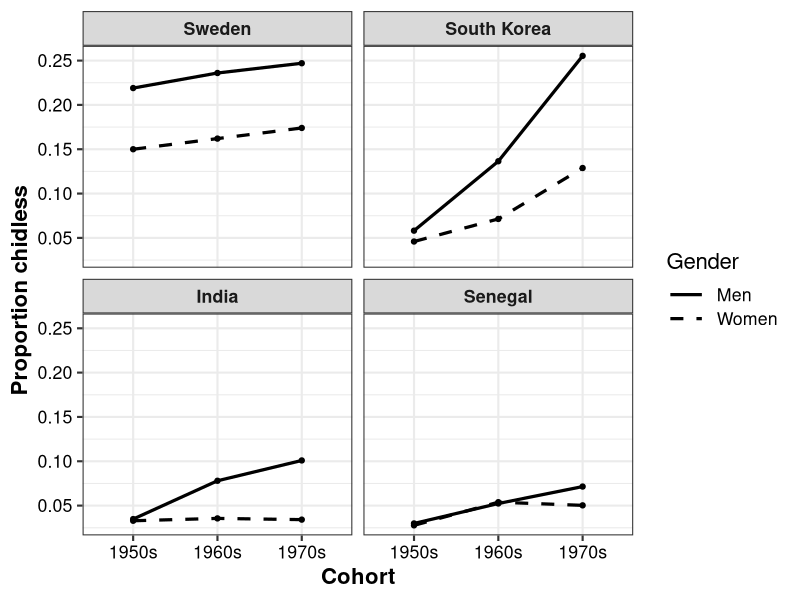

Generate this figure with R:
### Childlessness country comparison ###########################################

library(tidyverse)
plotheight <- 9
plotwidth <- 9


### Data #######################################################################

# Sweden
Sweden <- data.frame(Country=rep("Sweden",6),
                     Cohort=c("1950s","1960s","1970s",
                              "1950s","1960s","1970s"),
                     Gender=c(rep("Men",3),rep("Women",3)),
                     Childless=c(0.219,0.236,0.247,
                                 0.150,0.162,0.174))  

SwedenCohort <- c("1950s","1960s","1970-78")

# Korea
Korea <- data.frame(Country=rep("South Korea",6),
                    Cohort=c("1950s","1960s","1970s",
                             "1950s","1960s","1970s"),
                    Gender=c(rep("Men",3),rep("Women",3)),
                    Childless=c(0.05814,0.13644,0.25531,
                                0.04591,0.07137,0.12881))  

KoreaCohort <- c("1950s","1960s","1970-77")

# Senegal
Senegal <- data.frame(Country=rep("Senegal",6),
                      Cohort=c("1950s","1960s","1970s",
                               "1950s","1960s","1970s"),
                      Gender=c(rep("Men",3),rep("Women",3)),
                      Childless=c(0.0298699,0.0523904,0.0714854,
                                  0.0277347,0.0538553,0.0502836))

# India 
India <- data.frame(Country=rep("India",6),
                      Cohort=c("1950s","1960s","1970s",
                               "1950s","1960s","1970s"),
                      Gender=c(rep("Men",3),rep("Women",3)),
                      Childless=c(0.0347961,0.0780119,0.1009352,
                                  0.0329084,0.0355627,0.0341814))

# Combination
Childless <- rbind(Sweden,Korea,Senegal,India)

# Factor
Childless$Country <- factor(Childless$Country,
                            levels=c("Sweden","South Korea","India","Senegal"))


### Figure 1 ###################################################################

childless <- Childless |> ggplot(aes(x=Cohort, 
                                     y=Childless, 
                                     group=Gender,
                                     linetype=Gender)) +
  geom_line(linewidth=1.1)+
  geom_point()+
  scale_linetype_manual(values=c("solid","dashed"))+
  labs(y="Proportion chidless")+
  facet_wrap(~Country)+
  theme_bw(base_size=16) +
  theme(axis.text=element_text(colour="black"), 
        axis.title = element_text(face="bold"), 
        legend.key.width = unit(1,"cm"), 
        strip.text.x = element_text(face="bold"))

ggsave(childless,
       height = plotheight,
       width = plotwidth,
       file="Results/fig_childless.png")
